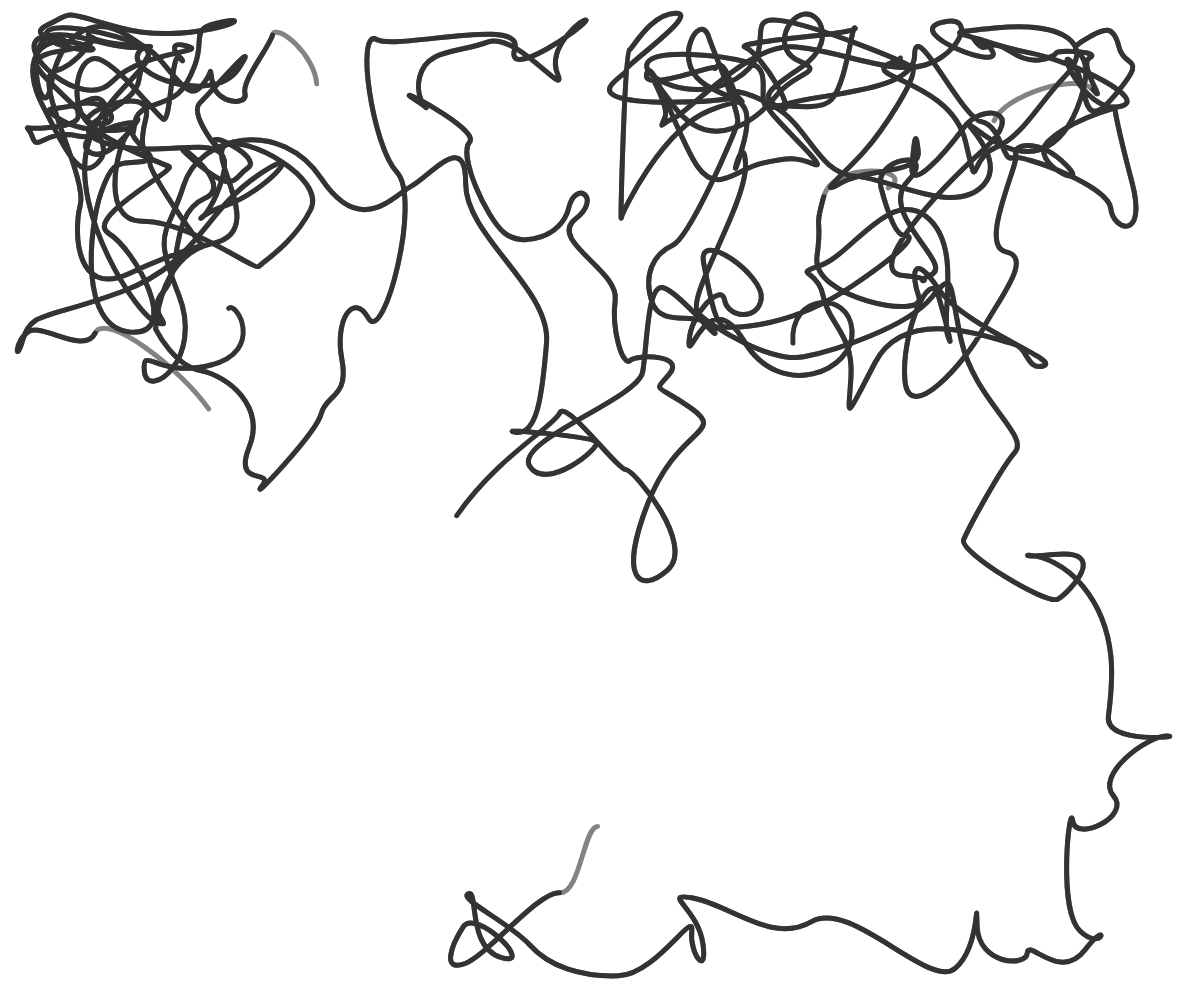
Frame 1 (no input)
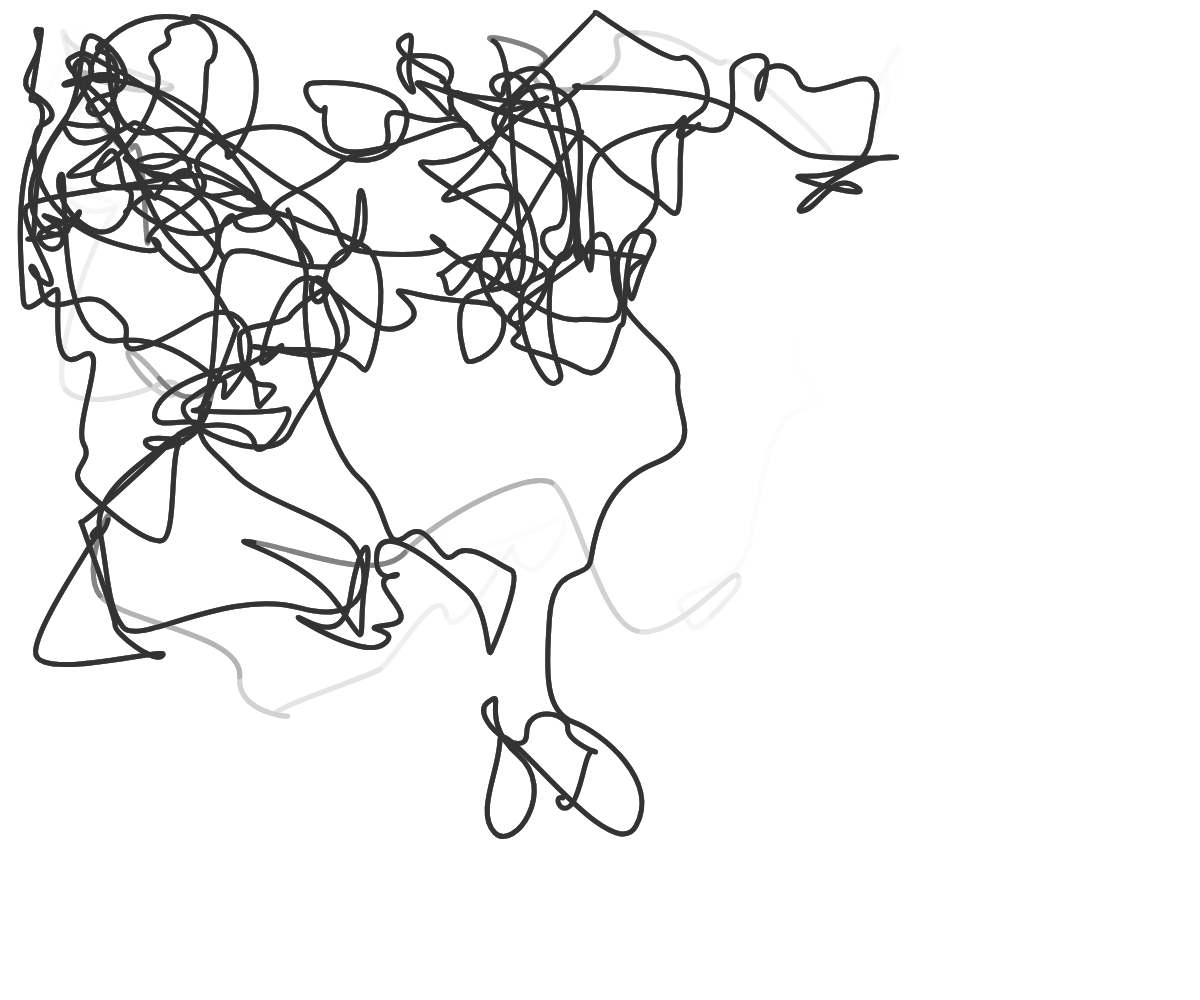
Frame 60 (no input)
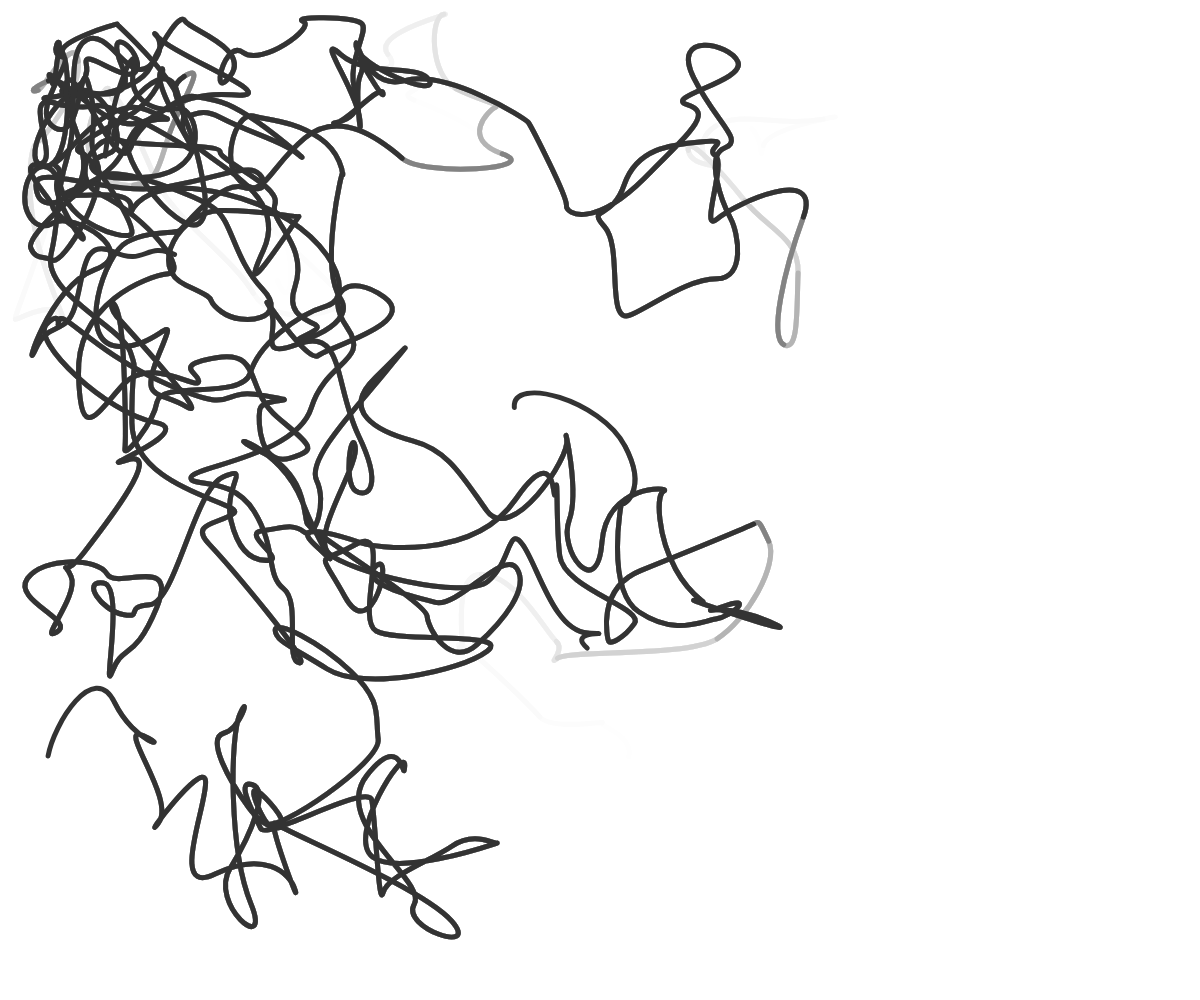
Frame 120 (the mouse pressed at the canvas centre since frame 60)

The p5.js sketch that drew these frames (run headless with seeded random() and noise() and a simulated clock; from frame 60 on, the mouse is pressed at the canvas centre):

// p5.js sketch
// ── sketch.js
var Canvass;

var scribbles = [];
var nscribbles = 5;
var lkMat = [];

function preload() {

}



function setup() {
    Canvass = createCanvas(window.innerWidth,window.innerHeight);
    Canvass.position(innerWidth/2 - width/2, innerHeight/2- height/2);
    background(255);
   

    processImg();

    // frameRate(10)

    for (let i = 0; i < nscribbles; i++) {
        scribbles[i] = new Scribble(lkMat);
        scribbles[i].show();
    }

    setTimeout(function(){noLoop()}, 10000)
    //noLoop();
    
   
}


function processImg(){

    let row = []
    for(let x = 0; x < width; x++){
        let col = []
        for (let y = 0; y < height; y++){
            let val = (x - width)**2 + (y-height)**2;
            // if (x > width/2 & y > height/2) val = 50;
            col[y] = val;

        }
        row[x] = col
    }

    lkMat = row;

}








function draw() {

    background(255,255,255,100);

    // scribble.update();
    // scribble.show();

 for (let i = 0; i < nscribbles; i++) {
     scribbles[i].update()
     scribbles[i].show();
 }


}





function keyPressed() {
    
    if(keyCode == DELETE){
        console.log('Animation Stopped');
        noLoop();
    }
}




// ── longCurve.js
class Scribble{

    constructor(lkMat){

        this.lkMat = lkMat;
        this.nCurves = 50 // Number of curves 
        this.std = 50;
        this.initCurve();

        this.strWt = 5;  // Stroke weight
        this.strCol = 51 // Stroke color

       
    }


    // Function to initialize the curve
    initCurve(){

        let pts = [];
        let npts = 2*this.nCurves + 2;

        // Adding first point
        pts.push(createVector(random(0,width),random(0,height)))
        for(let i = 0; i < npts-1; i++){
            // Adding rest of the points
            let v = this.getValidPoint(pts[pts.length - 1]);
            pts.push(v)
        }
        //Last tow points are same as first two points to close the curve. 
        //pts.push(pts[0]);
        //pts.push(pts[1]);

        this.pts = pts;
    
    
    }

    // Likelihood function, returs likelihood of a point
    likelihood(x,y){
        //console.log(x,y)
        x = int(x);
        y = int(y);
        
        if(  (x < 10)  ||  (x > width - 10)  ||  (y < 10)  ||  (y > height - 10)  ){
            return 0;
        }else{
            //console.log(x,y)
            return this.lkMat[x][y];
        }

    }


    // Returns a valid point according to MCMC logic
    getValidPoint(v){

        let flag = true;
        let foo = 0;
        
        let X; 
        let Y;

        let lk1 = this.likelihood(v.x,v.y);
        let lk2;
        while(flag & foo < 100){

            // First step of MCMC
            X = v.x + randomGaussian(0,this.std);
            Y = v.y + randomGaussian(0,this.std); 
            lk2 = this.likelihood(X,Y);

            // Second step of MCMC
            if(  random() >= lk1/(lk1 + lk2) ) flag = false;
            foo++;
        }

        return createVector(X,Y)
    }

    // Update the control points to animate the curve
    update(){

        // Removing and adding 2 points.
        for(let k = 0; k < 2; k++){
            this.pts.shift();
            let v = this.getValidPoint(this.pts[this.pts.length - 1]);
            this.pts.push(v)
        }

        // this.updateLkhd();

    }


    updateLkhd(){

        let row = []
        for(let x = 0; x < width; x++){
            let col = []
            for (let y = 0; y < height; y++){
                let val = 0.1;
                if (  ((x - mouseX)**2 + (y - mouseY)**2)  <   50*50  ) val = 80;
                col[y] = val//sqrt((width**2 + height**2) - ((x - mouseX)**2 + (y - mouseY)**2)) ;
    
            }
            row[x] = col
        }
    
        this.lkMat = row;

    }




    // To draw the curve.
    show(){

        // Drawing continuous bezier curves with shape
        push();
            stroke(this.strCol);
            strokeWeight(this.strWt);
            noFill();
            beginShape();
                let idx = 0//this.pts.length - 4;
                vertex(0.5 * (this.pts[idx].x + this.pts[idx + 1].x),
                        0.5 * (this.pts[idx].y + this.pts[idx + 1].y), );
                for(let i = 0; i < this.nCurves; i++){
                    let idx = i*2;
                    bezierVertex(
                        this.pts[idx+1].x,  this.pts[idx+1].y,
                        this.pts[idx+2].x,  this.pts[idx+2].y,
                        0.5 * (this.pts[idx+2].x +this.pts[idx+3].x), 0.5 * (this.pts[idx+2].y +this.pts[idx+3].y)
                    );
                }
            endShape();
        pop();


    }


}
